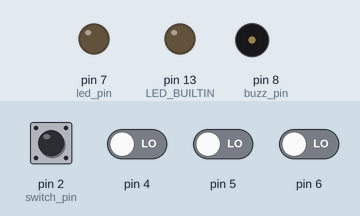
Simulated run of this sketch. Board: Arduino Uno, built with avr-gcc and run on an emulated ATmega328P. On the bench: output pins drawn as LEDs (lit = HIGH), buzzer (waves = sounding). Dashed ring = blinking. Inputs (shaded band) come from the test bench; at power-on: pin 2 (switch_pin) HIGH, pin 4–6 LOW. Pins used as bus, display or sensor lines are not drawn.

Above: at 1.2 s.
1.3 s: pin 2 (switch_pin) pulled LOW for 0.15 s
At 2.9 s:
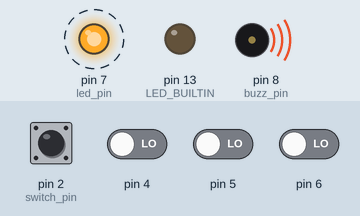
4.3 s: pin 2 (switch_pin) pulled LOW for 1 s
At 6.29 s:
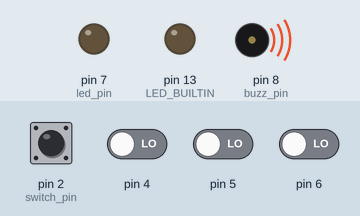
Timing chart, 0 to 13.3 s (numbered marks = the images above; inputs shaded):
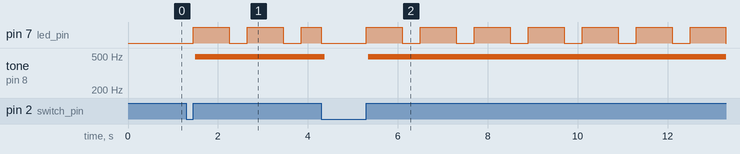

Measured:
- after the input at 1.3 s, pin 7 (led_pin): alternates HIGH for 0.80 s and LOW for 0.40 s, starting after 0.15 s; tone on pin 8 (buzz_pin): silent → 488 Hz after 0.19 s
- after the input at 4.3 s, tone on pin 8 (buzz_pin): 488 Hz → silent after 0.07 s, → 488 Hz 0.97 s later

The sketch:

arduino-interrupt-timer.ino
```cpp
// (licence header left out)
const byte switch_pin{2};
const byte dip_pins[]{4, 5, 6};
const byte led_pin{7};
const byte buzz_pin{8};

volatile unsigned int seconds;
volatile bool switch_pin_state{0};
bool led_state{0};
bool buzz_state{0};

void setup() {
    pinMode(LED_BUILTIN, OUTPUT);
    pinMode(led_pin, OUTPUT);
    pinMode(switch_pin, INPUT);
    for(int i = 0; i < 3; i++){
        pinMode(dip_pins[i], INPUT);
    }
    pinMode(buzz_pin, OUTPUT);
    digitalWrite(buzz_pin, HIGH);
    attachInterrupt(0, switch_pin_ISR, CHANGE);
    TCCR1A = 0;
    TCCR1B = 0;
    TIMSK1 |= (1<<TOIE1);
}

ISR(TIMER1_OVF_vect) {
    TCNT1 = 0x0BDC;
    seconds++;
}

void switch_pin_ISR() {
    switch_pin_state = digitalRead(switch_pin);
}

byte option;
int duration;
int start;
long on_time;
long off_time;
long b_on_time;
long b_off_time;

void loop() {
    if (switch_pin_state > 0) {
        option = 0;
        duration = 0;
        for(int i = 0; i < 3; i++){
            option = (option << 1) | digitalRead(dip_pins[i]);
        }
        if (option == 4) {
            duration = 60;
        } else if (option == 6) {
            duration = 30;
        } else if (option == 7) {
            duration = 180;
        }
        seconds = 0;
        TCNT1 = 0x0BDC;
        TCCR1B |= (1<<CS12);
        digitalWrite(LED_BUILTIN, HIGH);
        on_time = 0;
        off_time = 0;
        start = seconds;
        while (seconds - start < duration) {
            if ((led_state == 0) && (millis() - off_time >= 70)) {
                digitalWrite(led_pin, HIGH);
                led_state = 1;
                on_time = millis();
            }
            if ((led_state == 1) && (millis() - on_time >= 70)) {
                digitalWrite(led_pin, LOW);
                led_state = 0;
                off_time = millis();
            }
            if (switch_pin_state < 1) {
                break;
            }
        }
        if (led_state == 1) {
            digitalWrite(led_pin, LOW);
            led_state = 0;
        }
        TCCR1B &= ~(1<<CS12);
        digitalWrite(LED_BUILTIN, LOW);
        on_time = 0;
        off_time = 0;
        b_on_time = 0;
        b_off_time = 0;
        while (switch_pin_state > 0) {
            if ((led_state == 0) && (millis() - off_time >= 400)) {
                digitalWrite(led_pin, HIGH);
                led_state = 1;
                on_time = millis();
            }
            if ((buzz_state == 0) && (millis() - b_off_time >= 1)) {
                digitalWrite(buzz_pin, LOW);
                buzz_state = 1;
                b_on_time = millis();
            }
            if ((led_state == 1) && (millis() - on_time >= 800)) {
                digitalWrite(led_pin, LOW);
                led_state = 0;
                off_time = millis();
            }
            if ((buzz_state == 1) && (millis() - b_on_time >= 1)) {
                digitalWrite(buzz_pin, HIGH);
                buzz_state = 0;
                b_off_time = millis();
            }
        }
        if (led_state == 1) {
            digitalWrite(led_pin, LOW);
            led_state = 0;
        }
        if (buzz_state == 1) {
            digitalWrite(buzz_pin, HIGH);
            buzz_state = 0;
        }
    }
}
```
